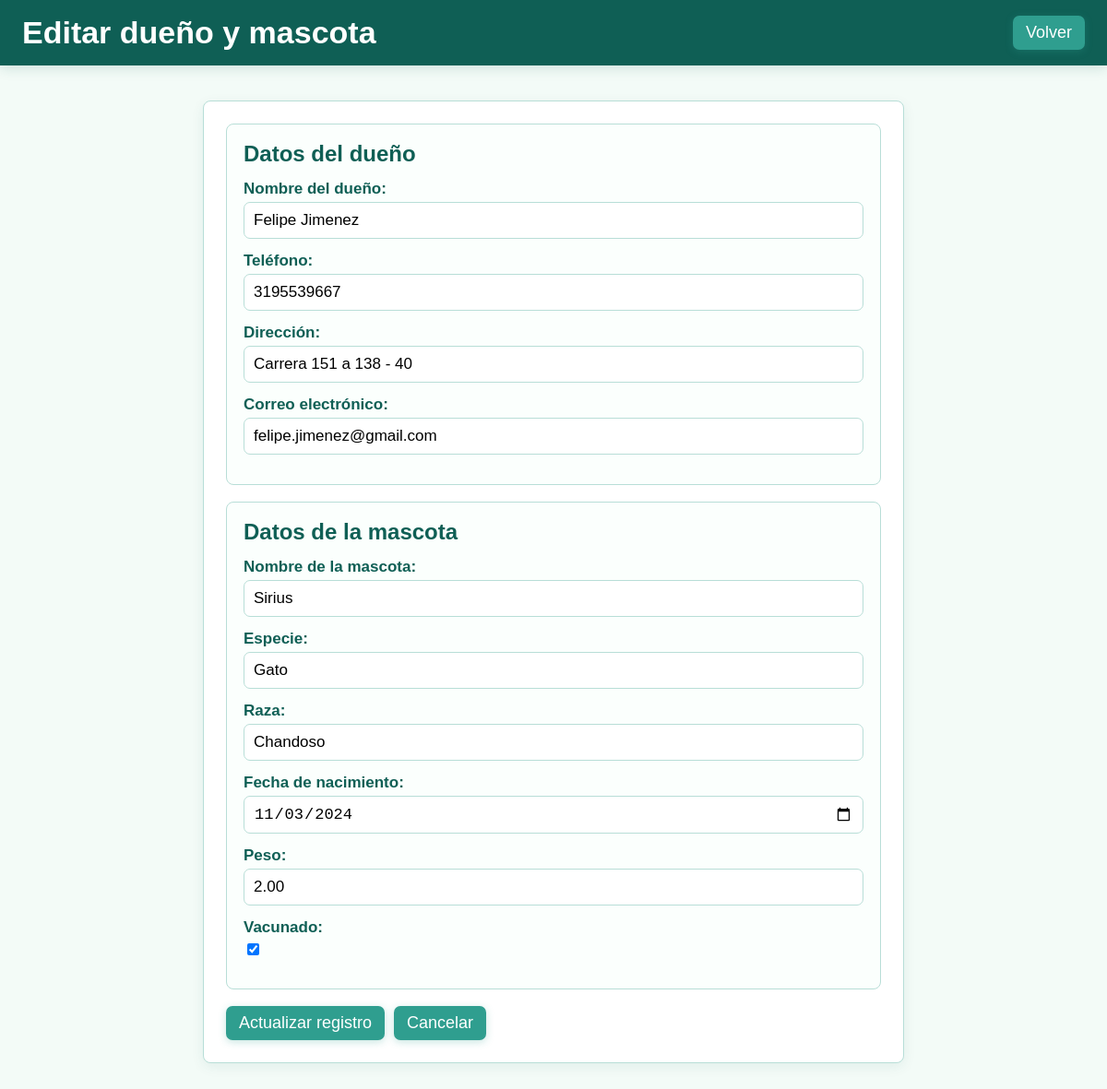
Screenshot of /pets/mascotas/4/editar/ with the database file from the repository.
### Aplicaciones/pets/models.py (models this page shows, shortened)
class Dueño(models.Model):
    nombre = models.CharField(max_length=100)
    telefono = models.CharField(max_length=20)
    direccion = models.CharField(max_length=200, blank=True, null=True)
    email = models.EmailField(blank=True, null=True)

class Mascota(models.Model):
    dueño = models.ForeignKey(Dueño, on_delete=models.CASCADE, related_name='mascotas')
    nombre = models.CharField(max_length=100)
    especie = models.CharField(max_length=50)
    raza = models.CharField(max_length=50)
    edad = models.PositiveIntegerField()
    fecha_nacimiento = models.DateField(blank=True, null=True)
    peso = models.DecimalField(max_digits=5, decimal_places=2, blank=True, null=True)
    vacunado = models.BooleanField(default=False)

### Aplicaciones/pets/views.py (the view)
# urls.py: path('mascotas/<int:id_mascota>/editar/', views.editar_mascota),
def editar_mascota(request, id_mascota):
    mascota = models.Mascota.objects.get(pk=id_mascota)
    dueno = mascota.dueño
    if request.method == 'POST':
        formulario_dueno = forms.DuenoForm(request.POST, instance=dueno)
        formulario_mascota = forms.MascotaForm(request.POST, instance=mascota)
        if formulario_dueno.is_valid() and formulario_mascota.is_valid():
            formulario_dueno.save()
            mascota = formulario_mascota.save(commit=False)
            mascota.dueño = dueno
            mascota.edad = calcular_edad(mascota.fecha_nacimiento)
            mascota.save()
            return redirect(f'/pets/mascotas/{mascota.id}/historia/')
    else:
        formulario_dueno = forms.DuenoForm(instance=dueno)
        formulario_mascota = forms.MascotaForm(instance=mascota)
    data = {
        'titlePage': 'Editar dueño y mascota',
        'titulo': 'Editar dueño y mascota',
        'formulario_dueno': formulario_dueno,
        'formulario_mascota': formulario_mascota,
        'boton': 'Actualizar registro',
        'url_cancelar': f'/pets/mascotas/{mascota.id}/historia/',
    }
    return render(request, 'pets-mascota-form.html', data)

### Aplicaciones/pets/forms.py (shortened to what this page needs)
class DuenoForm(forms.Form):
    nombre = forms.CharField(label="Nombre del dueño", max_length=100)
    telefono = forms.CharField(label="Teléfono", max_length=20)
    direccion = forms.CharField(label="Dirección", max_length=200, required=False)
    email = forms.EmailField(label="Correo electrónico", required=False)
    def __init__(self, *args, instance=None, **kwargs):
        self.instance = instance
        initial = kwargs.get('initial', {})
        if instance:
            initial.update({
                'nombre': instance.nombre,
                'telefono': instance.telefono,
                'direccion': instance.direccion,
                'email': instance.email,
            })
            kwargs['initial'] = initial
        super().__init__(*args, **kwargs)

class MascotaForm(forms.Form):
    nombre = forms.CharField(label="Nombre de la mascota", max_length=100)
    especie = forms.CharField(label="Especie", max_length=50)
    raza = forms.CharField(label="Raza", max_length=50)
    fecha_nacimiento = forms.DateField(
        label="Fecha de nacimiento",
        required=False,
        input_formats=['%Y-%m-%d'],
        widget=forms.DateInput(format='%Y-%m-%d', attrs={'type': 'date'})
    )
    peso = forms.DecimalField(label="Peso", max_digits=5, decimal_places=2, required=False)
    vacunado = forms.BooleanField(label="Vacunado", required=False)
    def __init__(self, *args, instance=None, **kwargs):
        self.instance = instance
        initial = kwargs.get('initial', {})
        if instance:
            initial.update({
                'nombre': instance.nombre,
                'especie': instance.especie,
                'raza': instance.raza,
                'fecha_nacimiento': instance.fecha_nacimiento,
                'peso': instance.peso,
                'vacunado': instance.vacunado,
            })
            kwargs['initial'] = initial
        super().__init__(*args, **kwargs)

### Aplicaciones/pets/templates/pets-mascota-form.html (shortened to what this page needs)
<!DOCTYPE html>
<html lang="es">
<head>
</head>
<body>
    <header>
        <div class="header-content">
            <h1>{{ titulo }}</h1>
            <a href="{{ url_cancelar }}"><button type="button">Volver</button></a>
        </div>
    </header>
    <main>
        <form method="POST">
            <section class="form-section">
                <h2>Datos del dueño</h2>
                {{ formulario_dueno.as_p }}
            </section>
            <section class="form-section">
                <h2>Datos de la mascota</h2>
                {{ formulario_mascota.as_p }}
            </section>
            <div class="actions">
                <button type="submit">{{ boton }}</button>
                <a href="{{ url_cancelar }}"><button type="button">Cancelar</button></a>
            </div>
        </form>
    </main>
</body>
</html>

### Aplicaciones/pets/templates/pets-mascota-form.html (style rules this page uses)
body { margin: 0; font-family: Arial, sans-serif; background-color: #f3fbf7; color: #263238; text-align: center; }
header { background: #0f5f55; padding: 1rem 0; box-shadow: 0 2px 14px rgba(15,95,85,0.18); }
.header-content { max-width: 1200px; margin: 0 auto; display: flex; align-items: center; justify-content: space-between; padding: 0 24px; }
h1 { margin: 0; font-size: 34px; color: #ffffff; }
main { max-width: 760px; margin: 0 auto; padding: 38px 24px; }
form { background: #ffffff; border: 1px solid #b8ded7; border-radius: 8px; padding: 24px; box-shadow: 0 4px 14px rgba(15,95,85,0.08); text-align: left; }
.form-section { border: 1px solid #b8ded7; border-radius: 8px; padding: 18px; margin-bottom: 18px; background: #fbfffd; }
.form-section h2 { margin: 0 0 14px; color: #0f5f55; font-size: 24px; }
label { display: block; margin-bottom: 4px; color: #0f5f55; font-size: 17px; font-weight: bold; }
input, select, textarea { width: 100%; box-sizing: border-box; padding: 9px 10px; border: 1px solid #b8ded7; border-radius: 7px; font-size: 17px; }
input[type="checkbox"] { width: auto; }
p { margin: 0 0 14px; }
button { padding: 8px 14px; border-radius: 7px; border: none; background-color: #2f9e8f; color: white; font-size: 18px; cursor: pointer; box-shadow: 0 2px 8px rgba(47,158,143,0.28); }
.actions { display: flex; gap: 10px; flex-wrap: wrap; margin-top: 16px; }
a { text-decoration: none; }

### rows the page displays
Dueño: nombre "Felipe Jimenez", telefono "3195539667", direccion "Carrera 151 a 138 - 40", email "felipe.jimenez@gmail.com"
Mascota: nombre "Sirius", especie "Gato", raza "Chandoso", fecha_nacimiento "11/03/2024", peso "2.00", vacunado "☑"

### other values shown
{{ titulo }} "Editar dueño y mascota"
{{ boton }} "Actualizar registro"
